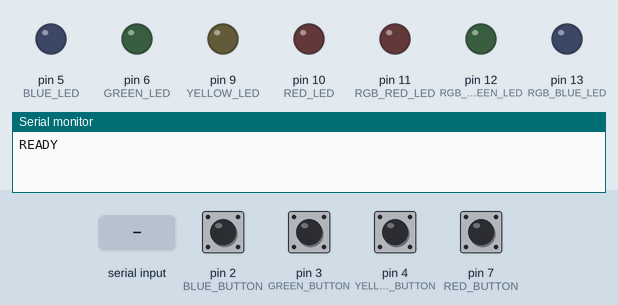
The sketch below on a simulated Arduino Uno, built with avr-gcc and run on an emulated ATmega328P. On the bench: output pins drawn as LEDs (lit = HIGH), the last lines printed to the serial monitor. Dashed ring = blinking. Inputs (shaded band) come from the test bench; at power-on: pin 2 (BLUE_BUTTON), pin 3 (GREEN_BUTTON), pin 4 (YELLOW_BUTTON), pin 7 (RED_BUTTON) HIGH.

Above: at 1.4 s.
1.5 s: "Update\n" received over Serial
At 1.71 s:
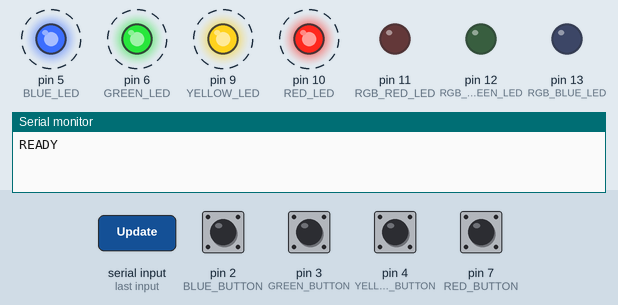
4.5 s: "Blue\n" received over Serial
At 5.5 s:
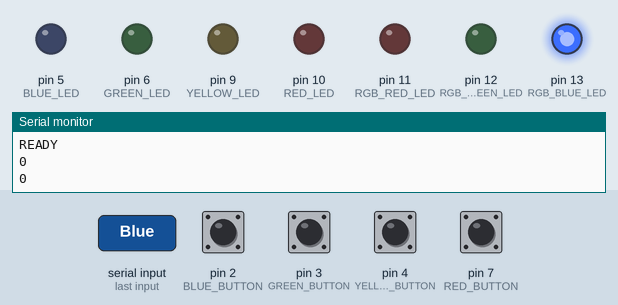
6.0 s: "Green\n" received over Serial
At 6.7 s:
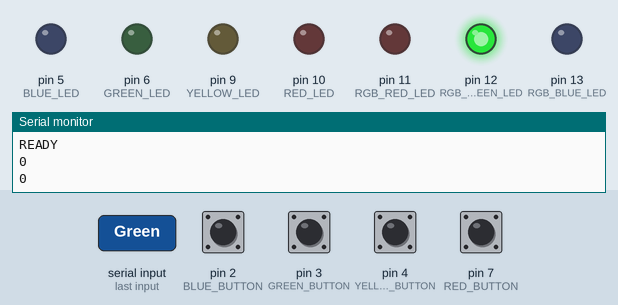
7.5 s: "Cyan\n" received over Serial
At 7.8 s:
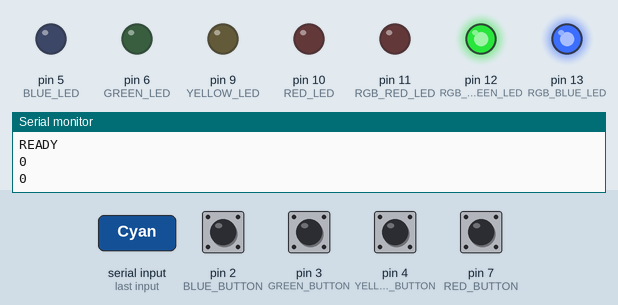
9.0 s: "Red\n" received over Serial
At 10.1 s:
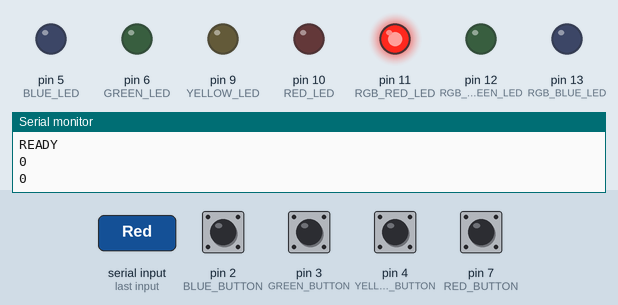
10.5 s: "Purple\n" received over Serial
At 11.3 s:
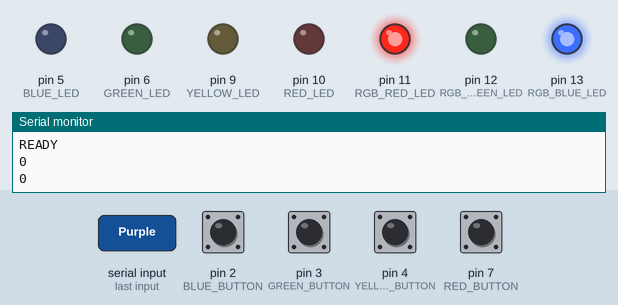
Timing chart, 0 to 13.0 s (numbered marks = the images above; inputs shaded):
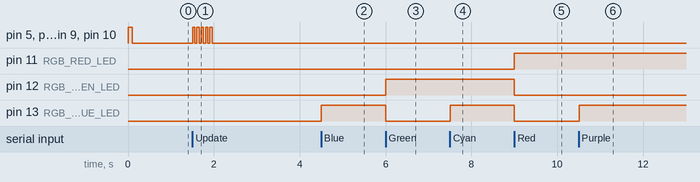

Measured:
- after the input at 1.5 s, pin 5 (BLUE_LED), pin 6 (GREEN_LED), pin 9 (YELLOW_LED), pin 10 (RED_LED): alternates HIGH for 0.05 s and LOW for 0.05 s, 10 changes in all, then stays LOW, starting at once
- after the input at 4.5 s, pin 13 (RGB_BLUE_LED): LOW → HIGH at once
- after the input at 6.0 s, pin 12 (RGB_GREEN_LED): LOW → HIGH at once; pin 13 (RGB_BLUE_LED): HIGH → LOW at once
- after the input at 7.5 s, pin 13 (RGB_BLUE_LED): LOW → HIGH at once
- after the input at 9.0 s, pin 11 (RGB_RED_LED): LOW → HIGH at once; pin 12 (RGB_GREEN_LED), pin 13 (RGB_BLUE_LED): HIGH → LOW at once
- after the input at 10.5 s, pin 13 (RGB_BLUE_LED): LOW → HIGH at once

The sketch:

MattMoran_Exam3.ino
```cpp
#include <EnableInterrupt.h>

#define RED_LED      10
#define YELLOW_LED    9
#define GREEN_LED   6
#define BLUE_LED    5

#define RGB_RED_LED   11
#define RGB_GREEN_LED 12
#define RGB_BLUE_LED  13

#define pot       A0
#define photo     A1

int potValue = 0;
int photoValue = 0;

#define RED_BUTTON    7
#define YELLOW_BUTTON 4
#define GREEN_BUTTON  3
#define BLUE_BUTTON   2

volatile uint32_t MainEventFlags = 0;
#define Flag_BUTTON_RED		0x01
#define Flag_BUTTON_YELLOW	0x02
#define Flag_BUTTON_GREEN		0x04
#define Flag_BUTTON_BLUE	0x08

int rgbCounter = 0;

String inputString = "";         // a String to hold incoming data
volatile bool stringComplete = false;  // whether the string is complete

void setup() {
  Serial.begin(9600);
  inputString.reserve(200);

  pinMode(RED_LED, OUTPUT);
  pinMode(YELLOW_LED, OUTPUT);
  pinMode(GREEN_LED, OUTPUT);
  pinMode(BLUE_LED, OUTPUT);

  pinMode(RGB_RED_LED, OUTPUT);
  pinMode(RGB_GREEN_LED, OUTPUT);
  pinMode(RGB_BLUE_LED, OUTPUT);

  pinMode(RED_BUTTON,INPUT_PULLUP);
  pinMode(YELLOW_BUTTON,INPUT_PULLUP);
  pinMode(GREEN_BUTTON,INPUT_PULLUP);
  pinMode(BLUE_BUTTON,INPUT_PULLUP);

  enableInterrupt(RED_BUTTON, redButtonISR, FALLING);       //NEED to call library before you can use these from greygnome external interrupt
  enableInterrupt(YELLOW_BUTTON, yellowButtonISR, FALLING);
  enableInterrupt(GREEN_BUTTON, greenButtonISR, FALLING);
  enableInterrupt(BLUE_BUTTON, blueButtonISR, FALLING);

  digitalWrite(RED_LED, HIGH);
  digitalWrite(YELLOW_LED, HIGH);
  digitalWrite(GREEN_LED, HIGH);
  digitalWrite(BLUE_LED, HIGH);
  delay(100);
  digitalWrite(RED_LED, LOW);
  digitalWrite(YELLOW_LED, LOW);
  digitalWrite(GREEN_LED, LOW);
  digitalWrite(BLUE_LED, LOW);
  delay(100);

  Serial.println("READY");
}

void loop() {

  if(MainEventFlags & Flag_BUTTON_RED){
  	delay(30);
    MainEventFlags &= ~Flag_BUTTON_RED;
    if (!digitalRead(RED_BUTTON)){
      Serial.println("PressedRed");
  	}
  }
  if(MainEventFlags & Flag_BUTTON_YELLOW){
  	delay(30);
    MainEventFlags &= ~Flag_BUTTON_YELLOW;
    if (!digitalRead(YELLOW_BUTTON)){
      Serial.println("PressedYellow");
  	}
  }
  if(MainEventFlags & Flag_BUTTON_GREEN){
  	delay(30);
    MainEventFlags &= ~Flag_BUTTON_GREEN;
    if (!digitalRead(GREEN_BUTTON)){
      Serial.println("PressedGreen");
  	}
  }
  if(MainEventFlags & Flag_BUTTON_BLUE){
  	delay(30);
    MainEventFlags &= ~Flag_BUTTON_BLUE;
    if (!digitalRead(BLUE_BUTTON)){
    Serial.println("PressedBlue");
  	}
  }


  if (stringComplete) {

    if(inputString.equalsIgnoreCase("Update")){   //old ADC
      for(int k = 0; k < 5; k++){
        digitalWrite(RED_LED, HIGH);
        digitalWrite(YELLOW_LED, HIGH);
        digitalWrite(GREEN_LED, HIGH);
        digitalWrite(BLUE_LED, HIGH);
        delay(50);
        digitalWrite(RED_LED, LOW);
        digitalWrite(YELLOW_LED, LOW);
        digitalWrite(GREEN_LED, LOW);
        digitalWrite(BLUE_LED, LOW);
        delay(50);
      }

      Serial.println(potValue);
      delay(500);
      Serial.println(photoValue);
    }
    else if(inputString.equalsIgnoreCase("Off")){
      rgbCounter = 0;
    }
    else if(inputString.equalsIgnoreCase("Blue")){
      rgbCounter = 1;
    }
    else if(inputString.equalsIgnoreCase("Green")){
      rgbCounter = 2;
    }
    else if(inputString.equalsIgnoreCase("Cyan")){
      rgbCounter = 3;
    }
    else if(inputString.equalsIgnoreCase("Red")){
      rgbCounter = 4;
    }
    else if(inputString.equalsIgnoreCase("Purple")){
      rgbCounter = 5;
    }
    else if(inputString.equalsIgnoreCase("Yellow")){
      rgbCounter = 6;
    }
    else if(inputString.equalsIgnoreCase("White")){
      rgbCounter = 7;
    }
    else if(inputString.equalsIgnoreCase("ROFF")){
      digitalWrite(RED_LED, LOW);
    }
    else if(inputString.equalsIgnoreCase("RON")){
      digitalWrite(RED_LED, HIGH);
    }
    else if(inputString.equalsIgnoreCase("YOFF")){
      digitalWrite(YELLOW_LED, LOW);
    }
    else if(inputString.equalsIgnoreCase("YON")){
      digitalWrite(YELLOW_LED, HIGH);
    }
    else if(inputString.equalsIgnoreCase("GOFF")){
      digitalWrite(GREEN_LED, LOW);
    }
    else if(inputString.equalsIgnoreCase("GON")){
      digitalWrite(GREEN_LED, HIGH);
    }
    else if(inputString.equalsIgnoreCase("BOFF")){
      digitalWrite(BLUE_LED, LOW);
    }
    else if(inputString.equalsIgnoreCase("BON")){
      digitalWrite(BLUE_LED, HIGH);
    }
    else if(inputString.equalsIgnoreCase("ADC")){
      potValue = analogRead(pot);
      Serial.print("POT ");
      Serial.println(potValue);

      photoValue = analogRead(photo);
      Serial.print("PHOTO ");
      Serial.println(photoValue);
    }
    inputString = "";
    stringComplete = false;
  }
  updateRGB();
}

void updateRGB(){
  if(rgbCounter == 0){
    digitalWrite(RGB_RED_LED,LOW);
    digitalWrite(RGB_GREEN_LED,LOW);
    digitalWrite(RGB_BLUE_LED,LOW);
  }
  if(rgbCounter == 1){
    digitalWrite(RGB_RED_LED,LOW);
    digitalWrite(RGB_GREEN_LED,LOW);
    digitalWrite(RGB_BLUE_LED,HIGH);
  }
  if(rgbCounter == 2){
    digitalWrite(RGB_RED_LED,LOW);
    digitalWrite(RGB_GREEN_LED,HIGH);
    digitalWrite(RGB_BLUE_LED,LOW);
  }
  if(rgbCounter == 3){
    digitalWrite(RGB_RED_LED,LOW);
    digitalWrite(RGB_GREEN_LED,HIGH);
    digitalWrite(RGB_BLUE_LED,HIGH);
  }
  if(rgbCounter == 4){
    digitalWrite(RGB_RED_LED,HIGH);
    digitalWrite(RGB_GREEN_LED,LOW);
    digitalWrite(RGB_BLUE_LED,LOW);
  }
  if(rgbCounter == 5){
    digitalWrite(RGB_RED_LED,HIGH);
    digitalWrite(RGB_GREEN_LED,LOW);
    digitalWrite(RGB_BLUE_LED,HIGH);
  }
  if(rgbCounter == 6){
    digitalWrite(RGB_RED_LED,HIGH);
    digitalWrite(RGB_GREEN_LED,HIGH);
    digitalWrite(RGB_BLUE_LED,LOW);
  }
  if(rgbCounter == 7){
    digitalWrite(RGB_RED_LED,HIGH);
    digitalWrite(RGB_GREEN_LED,HIGH);
    digitalWrite(RGB_BLUE_LED,HIGH);
  }
}

void serialEvent() {
  while (Serial.available()) {
    char inChar = (char)Serial.read();
    if (inChar == '\n') {
      stringComplete = true;
    }else{
      inputString += inChar;
    }
  }
}

void redButtonISR(){
  MainEventFlags |= Flag_BUTTON_RED;
}
void yellowButtonISR(){
   MainEventFlags |= Flag_BUTTON_YELLOW;
}
void greenButtonISR(){
  MainEventFlags |= Flag_BUTTON_GREEN;
}
void blueButtonISR(){
  MainEventFlags |= Flag_BUTTON_BLUE;
}
```
